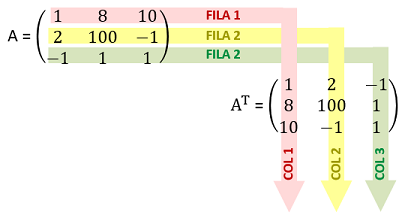
#> input picture 3 Suma de columnas de matriz con memoria compartida/capturas/im1.png, 405 x 215 px, found by its file name
$ python prespectiva-calle.py
#> lines starting #> are read from the running program, lines starting #| are printed output that depends on the picture
import numpy as np
import cv2

def transform(src_vertices, dst_vertices, src, dst):
	global width,height
	M = cv2.getPerspectiveTransform(src_vertices, dst_vertices)
	dst=cv2.warpPerspective(src,M,(width,height), cv2.INTER_LINEAR, cv2.BORDER_CONSTANT);
	cv2.imshow("Segundo",dst)

src=cv2.imread("im1.png")
#> src is the input picture: shape (215, 405, 3); mean B, G, R 233.5, 245, 246.9
width,height,_ = src.shape
#> width = 215; height = 405
'''
def CallBackFunc(event, x, y, flags, param):
    if event == cv2.EVENT_LBUTTONDOWN:
        print("Left button of the mouse is clicked - position (", x, ", ",y, ")")
        list_points.append([x,y])
    elif event == cv2.EVENT_RBUTTONDOWN:
        print("Right button of the mouse is clicked - position (", x, ", ", y, ")")
        list_points.append([x,y])


# Create an empty list of points for the coordinates
list_points = list()

# bind the callback function to window
windowName = 'MouseCallback'
cv2.namedWindow(windowName)

cv2.setMouseCallback(windowName, CallBackFunc)
img = cv2.imread("im1.png")
width,height,_ = img.shape
if __name__ == "__main__":
    # Check if the 4 points have been saved
    while (True):
        cv2.imshow(windowName, img)
        if len(list_points) == 4:
            # Return a dict to the YAML file
            config_data = dict(
                image_parameters = dict(
                    p2 = list_points[3],
                    p1 = list_points[2],
                    p4 = list_points[0],
                    p3 = list_points[1],
                    width_og = width,
                    height_og = height,
                    ))
            # Write the result to the config file
            break
        if cv2.waitKey(20) == 27:
            break
    cv2.destroyAllWindows()
'''
###Valores obtenidos anteriormente al hacer el click
src_vertices=[]
src_vertices.append([131,62])
src_vertices.append([204, 61])
src_vertices.append([284, 239])
src_vertices.append([62, 241])


dst_vertices=[]
dst_vertices.append([0,0])
dst_vertices.append([width, 0])
dst_vertices.append([width, height])
dst_vertices.append([0, height])
src_vertices=np.float32(src_vertices)
dst_vertices=np.float32(dst_vertices)
#> dst_vertices = [[0, 0], [215, 0], [215, 405], [0, 405]]
matrix =cv2.getPerspectiveTransform(src_vertices, dst_vertices );
print(matrix)
#| [[ 1.11150413e+01  4.28456900e+00 -1.72171369e+03]
#|  [ 3.54291978e-01  2.58633144e+01 -1.64993774e+03]
#|  [ 6.85561414e-04  4.28551066e-02  1.00000000e+00]]

width=len(src[0])
#> width = 405
height=len(src)
#> height = 215
print(width,height)
#| 405 215
img_transformed = cv2.warpPerspective(src,matrix,(width,height))
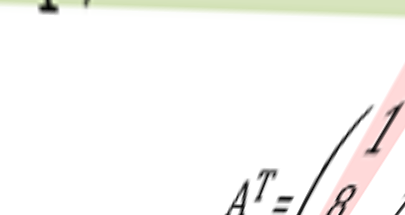
#> img_transformed: shape (215, 405, 3); mean B, G, R 245.5, 247.6, 248.4
cv2.imshow("Primera prespectiva",img_transformed)

dst2=img_transformed
transform(src_vertices, dst_vertices, src, dst2)
#> in transform, `dst=cv2.warpPerspective(src,M,(width,height), cv2.INTER_LINEAR, cv2.BO..`:
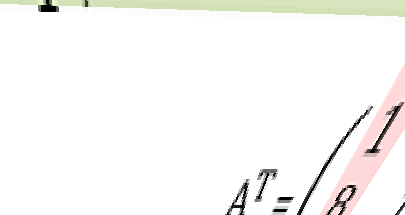
#> dst: shape (215, 405, 3); mean B, G, R 245.5, 247.6, 248.4
cv2.imshow("Real",src)
cv2.waitKey();

$ run again, with 3 Suma de columnas de matriz con memoria compartida/capturas/im2.png copied over 3 Suma de columnas de matriz con memoria compartida/capturas/im1.png
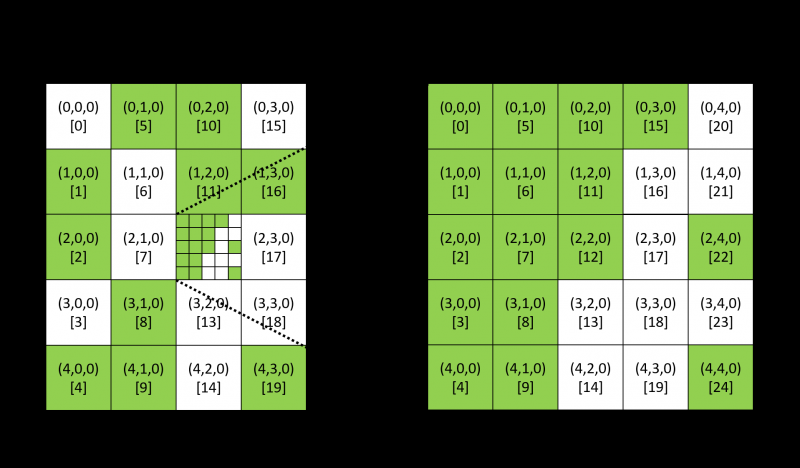
#> input picture 3 Suma de columnas de matriz con memoria compartida/capturas/im2.png, 800 x 468 px, found by its file name
#> src is the input picture: shape (468, 800, 3); mean B, G, R 71.3, 107.2, 89.8
#| [[ 2.41946016e+01  9.32641066e+00 -3.74773027e+03]
#|  [ 6.99836006e-01  5.10880284e+01 -3.25913628e+03]
#|  [ 6.85561414e-04  4.28551066e-02  1.00000000e+00]]
#> `width=len(src[0])`: width = 800
#> `height=len(src)`: height = 468
#| 800 468
#> `img_transformed = cv2.warpPerspective(src,matrix,(width,height))`:
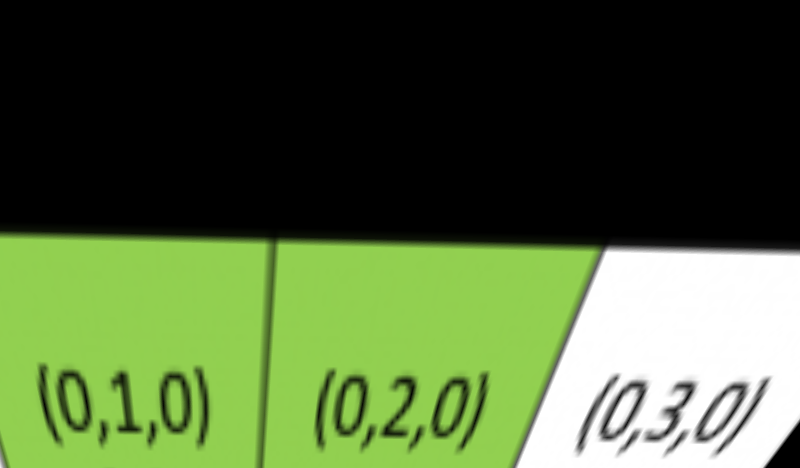
#> img_transformed: shape (468, 800, 3); mean B, G, R 58.5, 99.3, 79.6
#> in transform, `dst=cv2.warpPerspective(src,M,(width,height), cv2.INTER_LINEAR, cv2.BO..`:
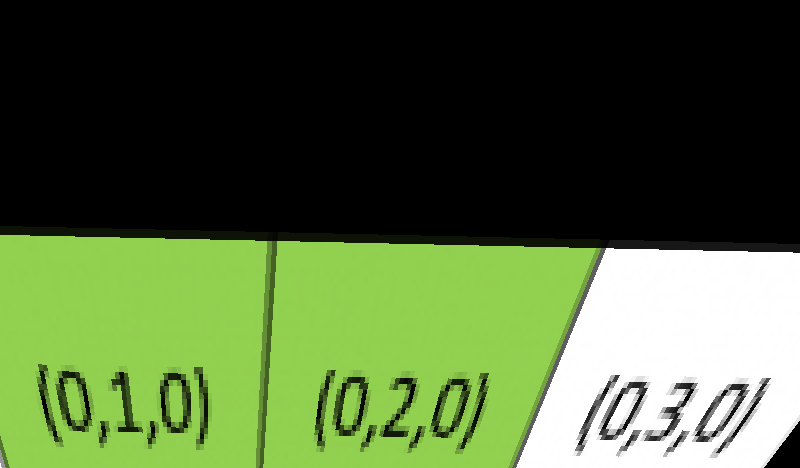
#> dst: shape (468, 800, 3); mean B, G, R 58.5, 99.3, 79.6

$ run again, with 3 Suma de columnas de matriz con memoria compartida/capturas/im3.png copied over 3 Suma de columnas de matriz con memoria compartida/capturas/im1.png
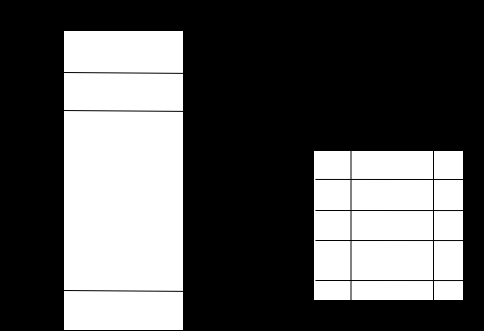
#> input picture 3 Suma de columnas de matriz con memoria compartida/capturas/im3.png, 484 x 331 px, found by its file name
#> src is the input picture: shape (331, 484, 3); min 0, max 255, mean 90
#| [[ 1.71119938e+01  6.59624344e+00 -2.65063829e+03]
#|  [ 4.23400784e-01  3.09082572e+01 -1.97177745e+03]
#|  [ 6.85561414e-04  4.28551066e-02  1.00000000e+00]]
#> `width=len(src[0])`: width = 484
#> `height=len(src)`: height = 331
#| 484 331
#> `img_transformed = cv2.warpPerspective(src,matrix,(width,height))`:
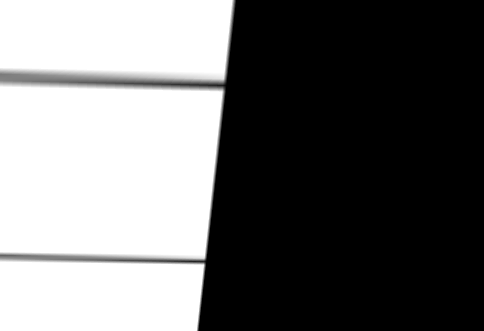
#> img_transformed: shape (331, 484, 3); min 0, max 255, mean 110.3
#> in transform, `dst=cv2.warpPerspective(src,M,(width,height), cv2.INTER_LINEAR, cv2.BO..`:
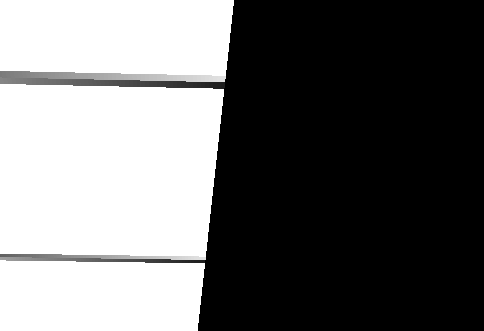
#> dst: shape (331, 484, 3); min 0, max 255, mean 110.3

$ run again, with 3 Suma de columnas de matriz con memoria compartida/capturas/im4.png copied over 3 Suma de columnas de matriz con memoria compartida/capturas/im1.png
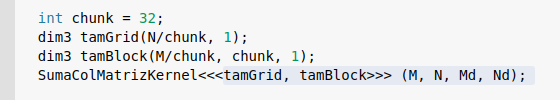
#> input picture 3 Suma de columnas de matriz con memoria compartida/capturas/im4.png, 560 x 100 px, found by its file name
#> src is the input picture: shape (100, 560, 3); mean B, G, R 234.9, 234.2, 233.4
#| [[ 5.16978666e+00  1.99282279e+00 -8.00797065e+02]
#|  [ 4.89885204e-01  3.57616199e+01 -2.28139540e+03]
#|  [ 6.85561414e-04  4.28551066e-02  1.00000000e+00]]
#> `width=len(src[0])`: width = 560
#> `height=len(src)`: height = 100
#| 560 100
#> `img_transformed = cv2.warpPerspective(src,matrix,(width,height))`:
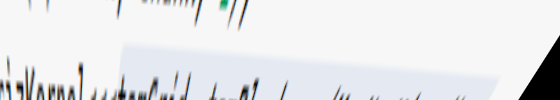
#> img_transformed: shape (100, 560, 3); mean B, G, R 233.4, 231.4, 229.9
#> in transform, `dst=cv2.warpPerspective(src,M,(width,height), cv2.INTER_LINEAR, cv2.BO..`:
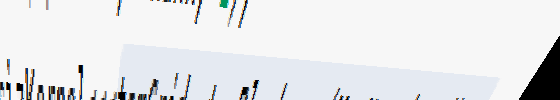
#> dst: shape (100, 560, 3); mean B, G, R 233.4, 231.4, 230
